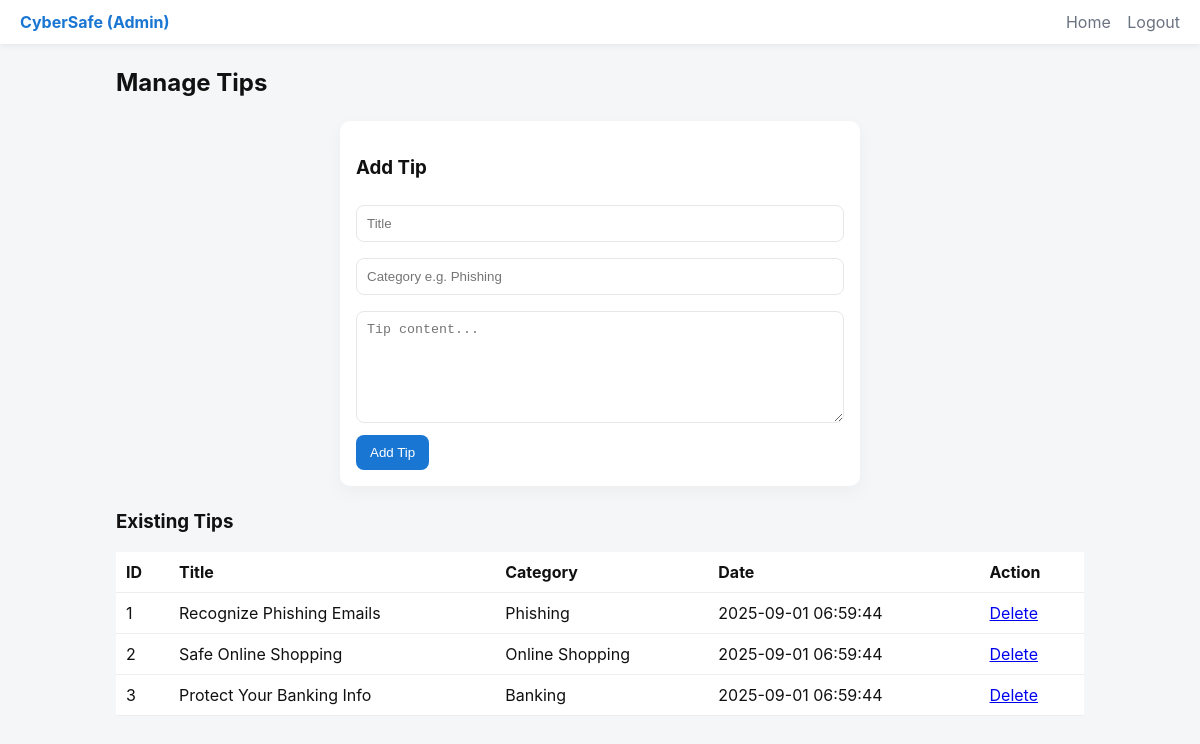
Screenshot of /admin_tips.php (signed in) with the database file from the repository.
### tables this page shows
CREATE TABLE IF NOT EXISTS tips (
    id INT AUTO_INCREMENT PRIMARY KEY,
    title VARCHAR(255),
    category VARCHAR(100),
    content TEXT,
    created_at DATETIME DEFAULT CURRENT_TIMESTAMP
);

### admin_tips.php (the view, shortened to what this page needs)
<?php
include 'config.php';
$tips = $conn->query('SELECT * FROM tips ORDER BY created_at DESC');
?>
<!DOCTYPE html>
<html>
<head><meta charset="utf-8"><title>Admin - Tips</title><link rel="stylesheet" href="style.css"></head>
<body>
    <nav class="nav"><div class="brand">CyberSafe (Admin)</div><div><a href="index.php">Home</a> <a href="logout.php">Logout</a></div></nav>
    <main class="container">
        <h2>Manage Tips</h2>
        <div class="card form-card">
            <h3>Add Tip</h3>
            <form method="post">
                <input name="title" placeholder="Title" required>
                <input name="category" placeholder="Category e.g. Phishing" required>
                <textarea name="content" rows="6" placeholder="Tip content..." required></textarea>
                <button name="add" class="btn">Add Tip</button>
            </form>
        </div>
        <h3>Existing Tips</h3>
        <table>
            <tr><th>ID</th><th>Title</th><th>Category</th><th>Date</th><th>Action</th></tr>
            <?php while($t=$tips->fetch_assoc()): ?>
            <tr>
                <td><?= $t['id']; ?></td>
                <td><?= htmlspecialchars($t['title']); ?></td>
                <td><?= htmlspecialchars($t['category']); ?></td>
                <td><?= $t['created_at']; ?></td>
                <td><a href="?delete=<?= $t['id']; ?>" onclick="return confirm('Delete?')">Delete</a></td>
            </tr>
            <?php endwhile; ?>
        </table>
    </main>
</body>
</html>

### style.css (style rules this page uses)
:root { --accent:#1976d2;--muted:#6b7280;--bg:#f4f6f8 }
* { box-sizing:border-box }
body { font-family:Inter,system-ui,Arial,sans-serif;background:var(--bg);margin:0;color:#111 }
.nav { display:flex;justify-content:space-between;align-items:center;padding:12px 20px;background:#fff;box-shadow:0 2px 6px rgba(0,0,0,0.06) }
.nav .brand { font-weight:700;color:var(--accent) }
.nav a { margin-left:12px;color:var(--muted);text-decoration:none }
.btn { display:inline-block;background:var(--accent);color:#fff;padding:10px 14px;border-radius:8px;text-decoration:none;border:none;cursor:pointer }
.container { max-width:1000px;margin:24px auto;padding:0 16px }
.card { background:#fff;padding:16px;border-radius:10px;box-shadow:0 6px 18px rgba(0,0,0,0.04) }
.form-card { max-width:520px;margin:24px auto }
input,textarea,select { width:100%;padding:10px;margin:8px 0;border:1px solid #e5e7eb;border-radius:8px }
table { width:100%;border-collapse:collapse;background:#fff }
th,td { padding:10px;border-bottom:1px solid #eee;text-align:left }

### rows the page displays
tips: id "1", title "Recognize Phishing Emails", category "Phishing", created_at "2025-09-01 06:59:44"
tips: id "2", title "Safe Online Shopping", category "Online Shopping", created_at "2025-09-01 06:59:44"
tips: id "3", title "Protect Your Banking Info", category "Banking", created_at "2025-09-01 06:59:44"
